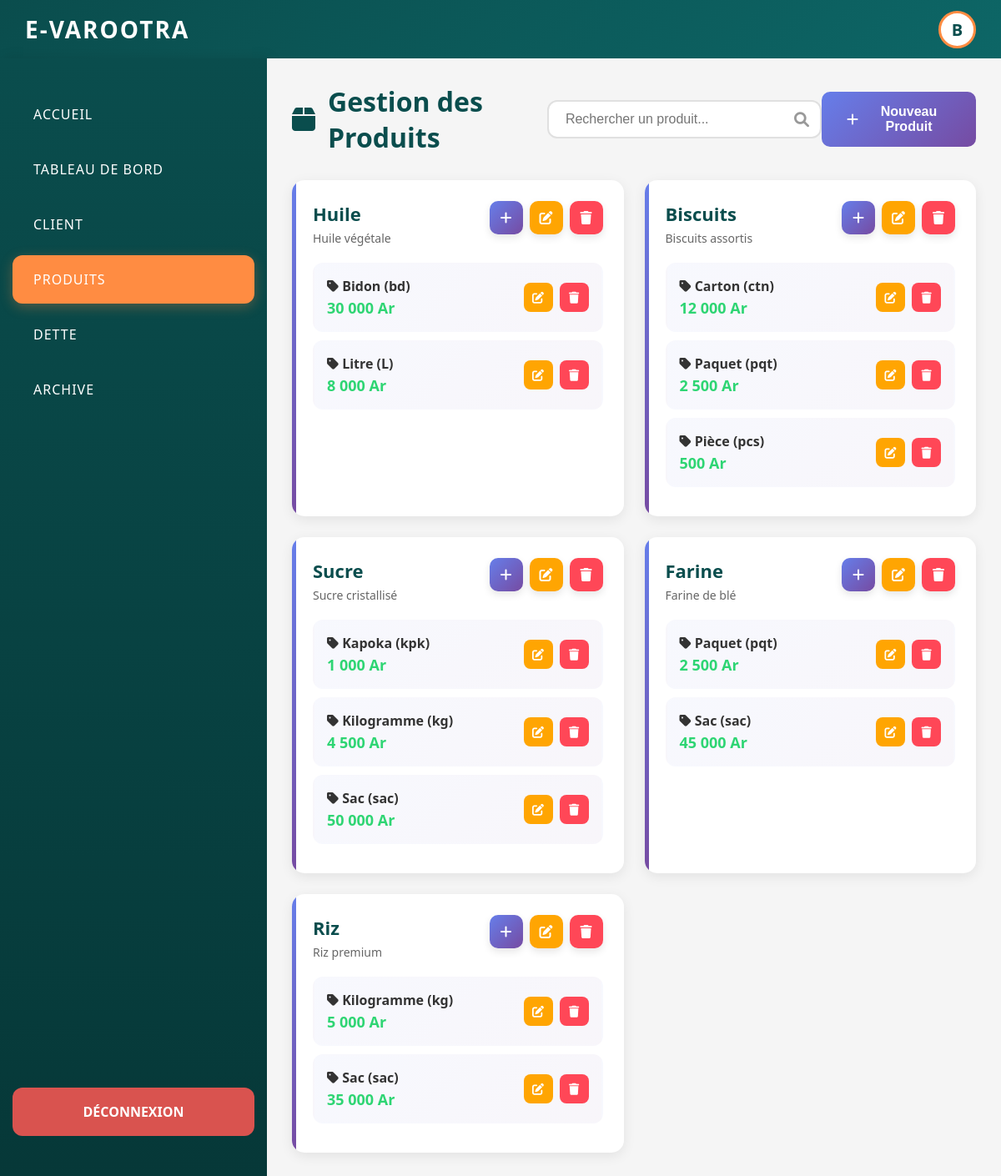
The app's page /produits.php (signed in) with its own data.
### tables this page shows
CREATE TABLE IF NOT EXISTS `produits` (
  `id` int NOT NULL AUTO_INCREMENT,
  `nom` varchar(100) NOT NULL,
  `description` text,
  `actif` tinyint(1) DEFAULT '1',
  `date_creation` timestamp NULL DEFAULT CURRENT_TIMESTAMP,
  `date_modification` timestamp NULL DEFAULT CURRENT_TIMESTAMP ON UPDATE CURRENT_TIMESTAMP,
  PRIMARY KEY (`id`)
);

CREATE TABLE IF NOT EXISTS `produits_unites` (
  `id` int NOT NULL AUTO_INCREMENT,
  `produit_id` int NOT NULL,
  `unite_id` int NOT NULL,
  `prix_unitaire` decimal(10,2) NOT NULL,
  `actif` tinyint(1) DEFAULT '1',
  `date_creation` timestamp NULL DEFAULT CURRENT_TIMESTAMP,
  `date_modification` timestamp NULL DEFAULT CURRENT_TIMESTAMP ON UPDATE CURRENT_TIMESTAMP,
  PRIMARY KEY (`id`),
  UNIQUE KEY `unique_produit_unite` (`produit_id`,`unite_id`),
  KEY `unite_id` (`unite_id`)
);

CREATE TABLE IF NOT EXISTS `unites` (
  `id` int NOT NULL AUTO_INCREMENT,
  `nom` varchar(50) NOT NULL,
  `symbole` varchar(10) NOT NULL,
  `actif` tinyint(1) DEFAULT '1',
  PRIMARY KEY (`id`),
  UNIQUE KEY `nom` (`nom`)
);

### produits.php (the view, shortened to what this page needs)
<?php
include "config.php";
$nom_utilisateur = htmlspecialchars($_SESSION['nom']);
$produits_query = "SELECT * FROM produits WHERE actif = 1 ORDER BY date_creation DESC";
$produits_result = mysqli_query($conn, $produits_query);
?>
<!DOCTYPE html>
<html lang="fr">
<head>
    <link rel="stylesheet" href="https://cdnjs.cloudflare.com/ajax/libs/font-awesome/6.0.0/css/all.min.css">
</head>
<body>
    <div class="header">
        <div class="logo">
            <span class="logo-text">E-VAROOTRA</span>
        </div>
        <div class="user-profile">
            <div class="user-avatar" title="<?php echo $nom_utilisateur; ?>">
                <?php echo strtoupper(substr($nom_utilisateur, 0, 1)); ?>
            </div>
        </div>
    </div>
    <div class="container">
        <div class="sidebar">
            <div class="menu">
                <a href="index.php" class="menu-item">Accueil</a>
                <a href="dashboard.php" class="menu-item">Tableau de bord</a>
                <a href="client.php" class="menu-item">Client</a>
                <a href="produits.php" class="menu-item active">Produits</a>
                <a href="dette.php" class="menu-item">Dette</a>
                <a href="archive.php" class="menu-item">Archive</a>
            </div>
            <a href="logout.php" class="logout-btn">Déconnexion</a>
        </div>
        <div class="main-content">
            <div class="page-header">
                <h1>
                    <i class="fas fa-box"></i>
                    Gestion des Produits
                </h1>
                <div class="search-container">
                    <input
                        type="text"
                        id="searchInput"
                        class="search-input"
                        placeholder="Rechercher un produit..."
                        onkeyup="searchProducts()"
                    >
                    <i class="fas fa-search search-icon"></i>
                </div>
                <button class="btn-add" onclick="openModal('add-product')">
                    <i class="fas fa-plus"></i> Nouveau Produit
                </button>
            </div>
            <?php if (mysqli_num_rows($produits_result) > 0): ?>
            <div class="products-grid">
                <?php while ($produit = mysqli_fetch_assoc($produits_result)): ?>
                <?php
                    $unites_produit_query = "
                        SELECT pu.*, u.nom as unite_nom, u.symbole as unite_symbole
                        FROM produits_unites pu
                        JOIN unites u ON pu.unite_id = u.id
                        WHERE pu.produit_id = {$produit['id']}
                        AND pu.actif = 1
                        ORDER BY u.nom";
                    $unites_produit_result = mysqli_query($conn, $unites_produit_query);
                ?>
                <div class="product-card">
                    <div class="product-header">
                        <div>
                            <div class="product-name"><?php echo htmlspecialchars($produit['nom']); ?></div>
                            <?php if ($produit['description']): ?>
                            <div class="product-description"><?php echo htmlspecialchars($produit['description']); ?></div>
                            <?php endif; ?>
                        </div>
                        <div class="product-actions">
                            <button class="btn-icon btn-add-unit" onclick='openModal("add-unit", <?php echo $produit["id"]; ?>)' title="Ajouter une unité">
                                <i class="fas fa-plus"></i>
                            </button>
                            <button class="btn-icon btn-edit" onclick='editProduct(<?php echo json_encode($produit); ?>)' title="Modifier">
                                <i class="fas fa-edit"></i>
                            </button>
                            <button class="btn-icon btn-delete" onclick="deleteProduct(<?php echo $produit['id']; ?>)" title="Supprimer">
                                <i class="fas fa-trash"></i>
                            </button>
                        </div>
                    </div>
                    <div class="units-list">
                        <?php if (mysqli_num_rows($unites_produit_result) > 0): ?>
                            <?php while ($pu = mysqli_fetch_assoc($unites_produit_result)): ?>
                            <div class="unit-item">
                                <div class="unit-info">
                                    <div class="unit-name">
                                        <i class="fas fa-tag"></i>
                                        <?php echo htmlspecialchars($pu['unite_nom']) . ' (' . $pu['unite_symbole'] . ')'; ?>
                                    </div>
                                    <div class="unit-price">
                                        <?php echo number_format($pu['prix_unitaire'], 0, ',', ' '); ?> Ar
                                    </div>
                                </div>
                                <div class="unit-actions">
                                    <button class="btn-small btn-edit" onclick='editPrice(<?php echo json_encode($pu); ?>)' title="Modifier le prix">
                                        <i class="fas fa-edit"></i>
                                    </button>
                                    <button class="btn-small btn-delete" onclick="deleteUnit(<?php echo $pu['id']; ?>)" title="Supprimer">
                                        <i class="fas fa-trash"></i>
                                    </button>
                                </div>
                            </div>
                            <?php endwhile; ?>
                        <?php endif; ?>
                    </div>
                </div>
                <?php endwhile; ?>
            </div>
            <?php endif; ?>
        </div>
    </div>
</body>
</html>

### records on screen
produits: nom "Huile", description "Huile végétale"
produits_unites: unite.nom "Bidon", unite.symbole "bd", prix_unitaire "30 000"
produits_unites: unite.nom "Litre", unite.symbole "L", prix_unitaire "8 000"
produits: nom "Biscuits", description "Biscuits assortis"
produits_unites: unite.nom "Carton", unite.symbole "ctn", prix_unitaire "12 000"
produits_unites: unite.nom "Paquet", unite.symbole "pqt", prix_unitaire "2 500"
produits_unites: unite.nom "Pièce", unite.symbole "pcs", prix_unitaire "500"
produits: nom "Sucre", description "Sucre cristallisé"
produits_unites: unite.nom "Kapoka", unite.symbole "kpk", prix_unitaire "1 000"
produits_unites: unite.nom "Kilogramme", unite.symbole "kg", prix_unitaire "4 500"
produits_unites: unite.nom "Sac", unite.symbole "sac", prix_unitaire "50 000"
produits: nom "Farine", description "Farine de blé"
produits_unites: unite.nom "Paquet", unite.symbole "pqt", prix_unitaire "2 500"
produits_unites: unite.nom "Sac", unite.symbole "sac", prix_unitaire "45 000"
produits: nom "Riz", description "Riz premium"
produits_unites: unite.nom "Kilogramme", unite.symbole "kg", prix_unitaire "5 000"
produits_unites: unite.nom "Sac", unite.symbole "sac", prix_unitaire "35 000"

### other values on screen
substr($nom_utilisateur, 0, 1) "B"
